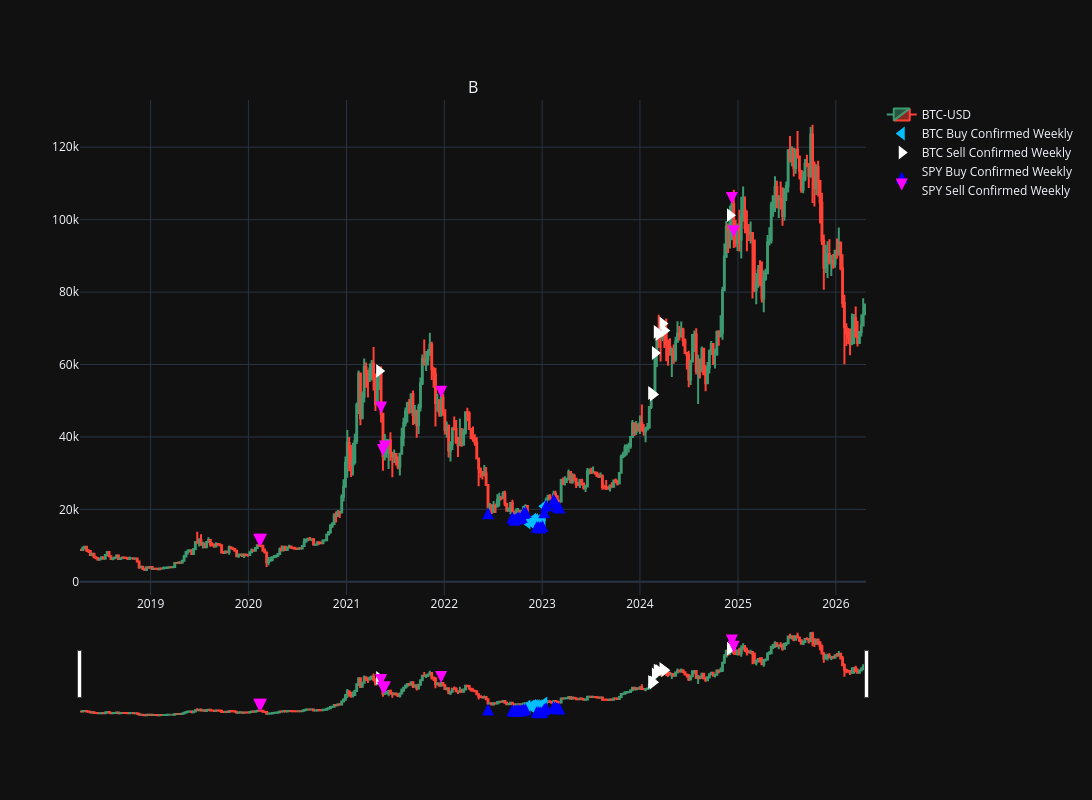

Write notebook code for a chart like this one.
### Markdown cell above
PLOT RISCK-RETURN WEEKLY

### Code cell
#---------------------------------------------BTC--------------------------------------------#

fig_btc_spy_macro_weekly = make_subplots(
    rows=1, cols=1,
    shared_xaxes=True,
    vertical_spacing=0.0008,
    subplot_titles=('BTC-USD'),
)

fig_btc_spy_macro_weekly.add_trace(go.Candlestick(
    x=btc_weekly_df.index,
    open=btc_weekly_df['Open']['BTC-USD'],
    high=btc_weekly_df['High']['BTC-USD'],
    low=btc_weekly_df['Low']['BTC-USD'],
    close=btc_weekly_df['Close']['BTC-USD'],
    name='BTC-USD',

), row=1, col=1)


fig_btc_spy_macro_weekly.add_trace(go.Scatter(
    x=btc_weekly_df.index[btc_macro_buy],
    y=btc_weekly_df['Close']['BTC-USD'][btc_macro_buy],
    mode='markers',
    marker=dict(size=12,
                color='#00BFFF',
                symbol='triangle-left'),
    showlegend=True,
    name='BTC Buy Confirmed Weekly'
), row=1, col=1)

fig_btc_spy_macro_weekly.add_trace(go.Scatter(
    x=btc_weekly_df.index[btc_macro_sell],
    y=btc_weekly_df['Close']['BTC-USD'][btc_macro_sell],
    mode='markers',
    marker=dict(size=12,
                color='white',
                symbol='triangle-right'),
    showlegend=True,
    name='BTC Sell Confirmed Weekly'
), row=1, col=1)

#------------------------------------------------SPY--------------------------------------------#

fig_btc_spy_macro_weekly.add_trace(go.Scatter(
    x=btc_weekly_df.index[spy_macro_buy],
    y=btc_weekly_df['Close']['BTC-USD'][spy_macro_buy],
    mode='markers',
    marker=dict(size=12,
                color='blue',
                symbol='arrow-up'),
    showlegend=True,
    name='SPY Buy Confirmed Weekly'
), row=1, col=1)

fig_btc_spy_macro_weekly.add_trace(go.Scatter(
    x=btc_weekly_df.index[spy_macro_sell],
    y=btc_weekly_df['Close']['BTC-USD'][spy_macro_sell],
    mode='markers',
    marker=dict(size=12,
                color='#FF00FF',
                symbol='arrow-down'),
    showlegend=True,
    name='SPY Sell Confirmed Weekly'
), row=1, col=1)

fig_btc_spy_macro_weekly.update_layout(template='plotly_dark', height=800, width=1400)

### Figure 1 — Plotly figure (JSON) as saved in the notebook; plotly's stock layout.template omitted (floating-point values rounded to 4 significant figures; data arrays with more than 128 entries replaced by an {"elided": "..."} marker saying what was removed)
{"data": [{"close": {"elided": "419 float values"}, "high": {"elided": "419 float values"}, "low": {"elided": "419 float values"}, "name": "BTC-USD", "open": {"elided": "419 float values"}, "type": "candlestick", "x": {"elided": "419 str values"}, "xaxis": "x", "yaxis": "y"}, {"marker": {"color": "#00BFFF", "size": 12, "symbol": "triangle-left"}, "mode": "markers", "name": "BTC Buy Confirmed Weekly", "showlegend": true, "type": "scatter", "x": ["2022-11-07T00:00:00", "2022-11-21T00:00:00", "2022-11-28T00:00:00", "2022-12-05T00:00:00", "2022-12-12T00:00:00", "2022-12-19T00:00:00", "2022-12-26T00:00:00", "2023-01-02T00:00:00", "2023-01-09T00:00:00"], "xaxis": "x", "y": [16350.0, 16440.0, 17130.0, 17100.0, 16760.0, 16840.0, 16630.0, 17090.0, 20880.0], "yaxis": "y"}, {"marker": {"color": "white", "size": 12, "symbol": "triangle-right"}, "mode": "markers", "name": "BTC Sell Confirmed Weekly", "showlegend": true, "type": "scatter", "x": ["2021-05-03T00:00:00", "2024-02-12T00:00:00", "2024-02-19T00:00:00", "2024-02-26T00:00:00", "2024-03-04T00:00:00", "2024-03-11T00:00:00", "2024-03-25T00:00:00", "2024-04-01T00:00:00", "2024-12-02T00:00:00"], "xaxis": "x", "y": [58230.0, 52120.0, 51730.0, 63170.0, 69020.0, 68390.0, 71330.0, 69360.0, 101200.0], "yaxis": "y"}, {"marker": {"color": "blue", "size": 12, "symbol": "arrow-up"}, "mode": "markers", "name": "SPY Buy Confirmed Weekly", "showlegend": true, "type": "scatter", "x": ["2022-06-13T00:00:00", "2022-09-12T00:00:00", "2022-09-19T00:00:00", "2022-09-26T00:00:00", "2022-10-03T00:00:00", "2022-10-10T00:00:00", "2022-10-17T00:00:00", "2022-10-24T00:00:00", "2022-10-31T00:00:00", "2022-12-12T00:00:00", "2022-12-19T00:00:00", "2022-12-26T00:00:00", "2023-01-02T00:00:00", "2023-01-09T00:00:00", "2023-01-16T00:00:00", "2023-02-13T00:00:00", "2023-02-20T00:00:00", "2023-02-27T00:00:00", "2023-03-06T00:00:00"], "xaxis": "x", "y": [20550.0, 19420.0, 18800.0, 19040.0, 19450.0, 19270.0, 19570.0, 20640.0, 20930.0, 16760.0, 16840.0, 16630.0, 17090.0, 20880.0, 22720.0, 24330.0, 23560.0, 22440.0, 22160.0], "yaxis": "y"}, {"marker": {"color": "#FF00FF", "size": 12, "symbol": "arrow-down"}, "mode": "markers", "name": "SPY Sell Confirmed Weekly", "showlegend": true, "type": "scatter", "x": ["2020-02-10T00:00:00", "2020-02-17T00:00:00", "2021-05-10T00:00:00", "2021-05-17T00:00:00", "2021-05-24T00:00:00", "2021-12-20T00:00:00", "2024-12-09T00:00:00", "2024-12-16T00:00:00"], "xaxis": "x", "y": [9934.0, 9925.0, 46460.0, 34770.0, 35680.0, 50810.0, 104300.0, 95100.0], "yaxis": "y"}], "layout": {"annotations": [{"font": {"size": 16}, "showarrow": false, "text": "B", "x": 0.5, "xanchor": "center", "xref": "paper", "y": 1, "yanchor": "bottom", "yref": "paper"}], "height": 800, "width": 1400, "xaxis": {"anchor": "y", "domain": [0, 1]}, "yaxis": {"anchor": "x", "domain": [0, 1]}}}
